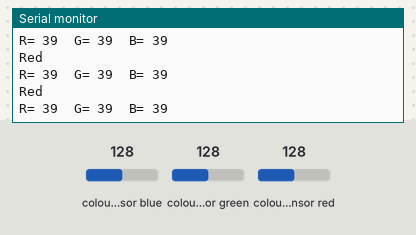
Bench run of a sketch on a simulated Arduino Uno, built with avr-gcc and run on an emulated ATmega328P. Parts: the last lines printed to the serial monitor. Wiring (inferred from the names in the program): TCS3200 colour sensor: output pin 6; S2 pin 4; S3 pin 5; S0 pin 2; S1 pin 3. Inputs (shaded band) come from the test bench; at power-on: colour sensor blue 128, colour sensor green 128, colour sensor red 128.

Above: at 1.2 s.
1.3 s: colour sensor blue set to 5
At 1.41 s:
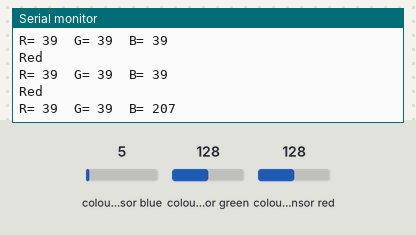
3.3 s: colour sensor blue set to 191
At 3.52 s:
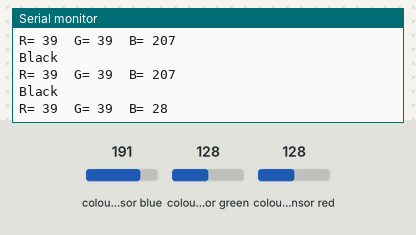
5.4 s: colour sensor green set to 5
At 5.63 s:
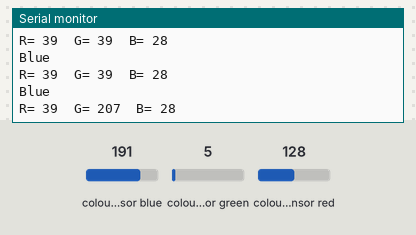
6.9 s: colour sensor red set to 5
At 7.13 s:
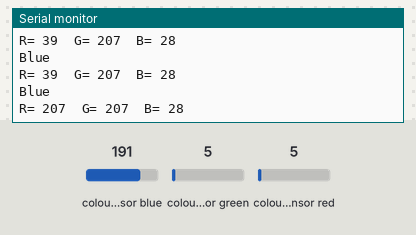
Timing chart, 0 to 9.4 s (numbered marks = the images above; inputs shaded):
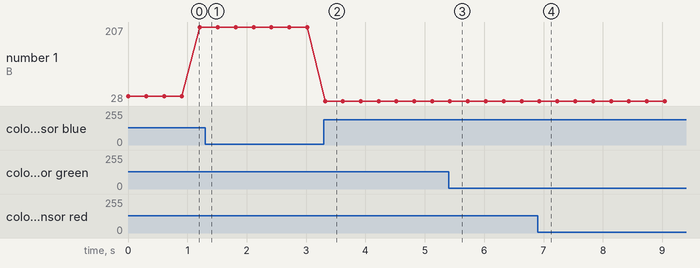

The sketch:

SensorColor.ino
```cpp
#define S0 2
#define S1 3
#define S2 4
#define S3 5
#define sensorOut 6

int frequency = 0;

void setup() {
  pinMode(S0, OUTPUT);
  pinMode(S1, OUTPUT);
  pinMode(S2, OUTPUT);
  pinMode(S3, OUTPUT);
  pinMode(sensorOut, INPUT);

  // Setting frequency-scaling to 20%
  digitalWrite(S0,HIGH);
  digitalWrite(S1,LOW);

  Serial.begin(9600);
}

void loop() {
  // Setting red filtered photodiodes to be read
  digitalWrite(S2,LOW);
  digitalWrite(S3,LOW);
  // Reading the output frequency
  frequency = pulseIn(sensorOut, LOW);
  // Printing the value on the serial monitor
  Serial.print("R= ");//printing name
  Serial.print(frequency);//printing RED color frequency
  Serial.print("  ");
  delay(100);


  // Setting Green filtered photodiodes to be read
  digitalWrite(S2,HIGH);
  digitalWrite(S3,HIGH);
  // Reading the output frequency
  frequency = pulseIn(sensorOut, LOW);
  // Printing the value on the serial monitor
  Serial.print("G= ");//printing name
  Serial.print(frequency);//printing RED color frequency
  Serial.print("  ");
  delay(100);

  // Setting Blue filtered photodiodes to be read
  digitalWrite(S2,LOW);
  digitalWrite(S3,HIGH);
  // Reading the output frequency
  frequency = pulseIn(sensorOut, LOW);
  // Printing the value on the serial monitor
  Serial.print("B= ");//printing name
  Serial.print(frequency);//printing RED color frequency
  Serial.println("  ");
  delay(100);

    if(frequency <= 21){
      Serial.println("Branco");
    }else if(frequency <= 36){
       Serial.println("Blue");
      }else if(frequency <= 45){
         Serial.println("Red");
      }else if(frequency <= 60){
         Serial.println("Green");
      }else{
         Serial.println("Black");
      }
}
```

Measured:
- after the input at 3.3 s, the serial monitor: prints a new line at once (image 2)
- after the input at 5.4 s, the serial monitor: prints a new line at once (image 3)
- after the input at 6.9 s, the serial monitor: prints a new line at once (image 4)
- plotted number 1: 207 → 28 after the input at 3.3 s
